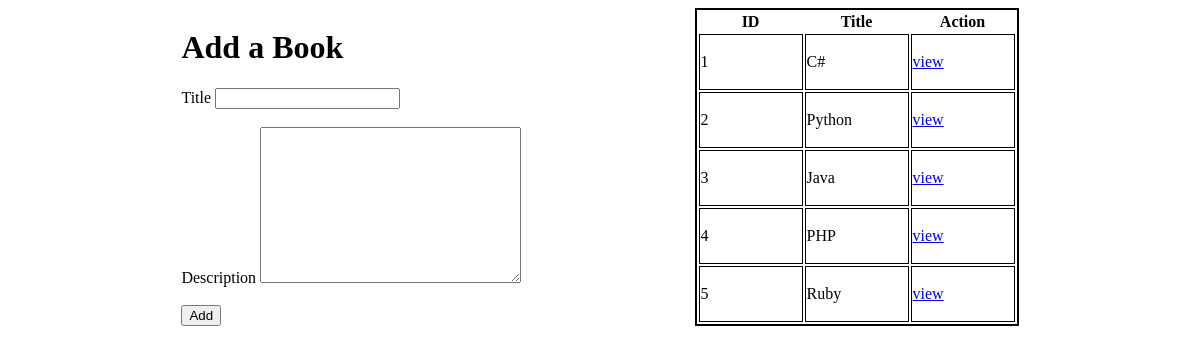
Before: / with the older database file.
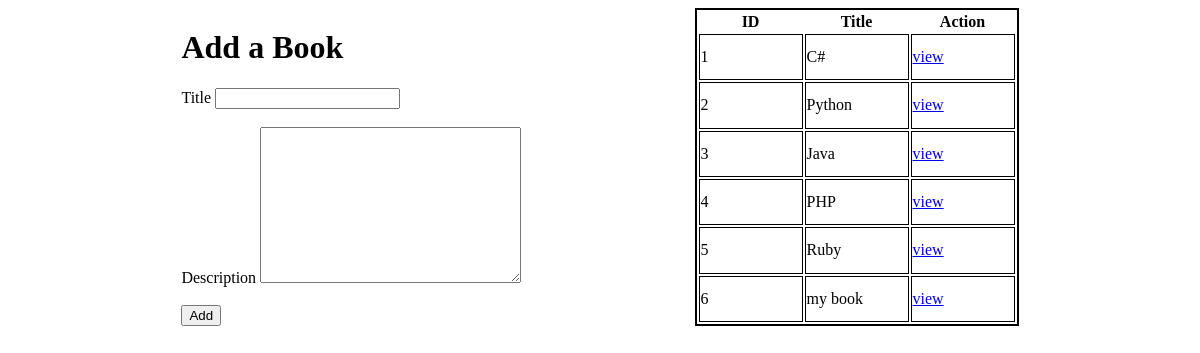
After: the same page with the newer database file.
### books_authors_app/models.py (models this page shows)
class Book(models.Model):
    title = models.CharField(max_length=255)
    desc = models.TextField()
    created_at = models.DateTimeField(auto_now_add=True)
    updated_at = models.DateTimeField(auto_now=True)

### books_authors_app/views.py (the view)
# urls.py: path('', views.index),
def index(request):
    context = {
        "books": Book.objects.all()
    }
    return render(request, 'index.html', context)

### books_authors_app/templates/index.html (shortened to what this page needs)
<!DOCTYPE html>
<html lang="en">
<head>
</head>
<body>
    <div class="forms">
        <form action="/add_book" method="POST">
            <div>
            <h1>Add a Book</h1>
            </div>
            <div>
            <label>Title</label>
            <input type="text" name="title">
            </div><br>
            <div>
            <label for="description">Description</label>
            <textarea name="description" id="description" cols="30" rows="10"></textarea>
            </div><br>
            <div>
            <input type="submit" value="Add" >
            </div>
        </form>
        <table>
            <thead>
                <th>ID</th>
                <th>Title</th>
                <th>Action</th>
            </thead>
            <tbody>
                {% for book in books %}
                <tr>
                    <td>{{ book.id }}</td>
                    <td>{{ book.title }}</td>
                    <td>
                        <a href="/book/{{ book.id }}">view</a>
                    </td>
                </tr>
                {% endfor %}
            </tbody>
        </table>
    </div>
</body>
</html>

Changed rows visible on the page:
added Book: id "6", title "my book"
